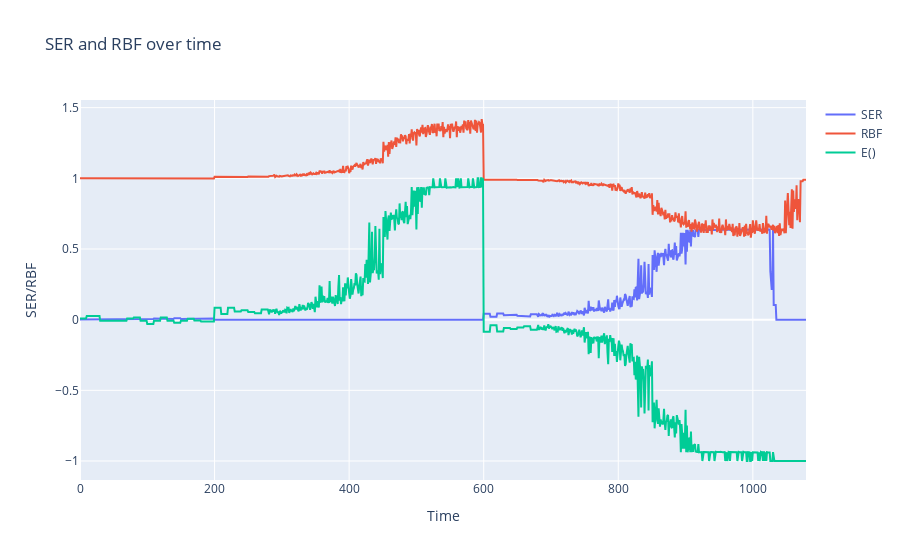

The notebook cell saved with this chart:
### Code cell
sers = np.apply_along_axis(ser, 1, fake_risks_history)
rbfs = np.apply_along_axis(rbf, 1, fake_evals_history)

# plot sers and rbfs
fig = go.Figure()
fig.add_trace(go.Scatter(x=np.arange(len(sers)), y=sers, mode='lines', name="SER"))
fig.add_trace(go.Scatter(x=np.arange(len(rbfs)), y=rbfs, mode='lines', name="RBF"))
fig.add_trace(go.Scatter(x=np.arange(len(fake_lasts)), y=fake_lasts, mode='lines', name="E()"))
fig.update_layout(title='SER and RBF over time', xaxis_title='Time', yaxis_title='SER/RBF')
fig.show()

### Figure 1 — Plotly figure (JSON) as saved in the notebook; plotly's stock layout.template omitted (floating-point values rounded to 4 significant figures; data arrays with more than 128 entries replaced by an {"elided": "..."} marker saying what was removed)
{"data": [{"mode": "lines", "name": "SER", "type": "scatter", "x": {"elided": "1080 int values"}, "y": {"elided": "1080 float values"}}, {"mode": "lines", "name": "RBF", "type": "scatter", "x": {"elided": "1080 int values"}, "y": {"elided": "1080 float values"}}, {"mode": "lines", "name": "E()", "type": "scatter", "x": {"elided": "1080 int values"}, "y": {"elided": "1080 float values"}}], "layout": {"title": {"text": "SER and RBF over time"}, "xaxis": {"title": {"text": "Time"}}, "yaxis": {"title": {"text": "SER/RBF"}}}}
